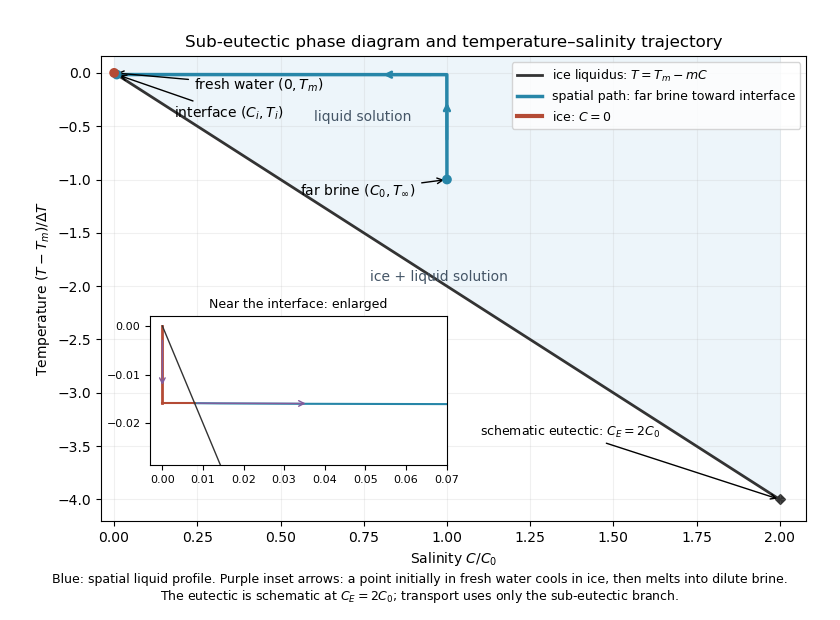

Source code (Python):
"""Temperature-salinity trajectories for Paper 71's declared diffusion model.
Python 3.14.4, matplotlib 3.10.7, numpy 2.3.5.
Requires adjacent paper-71-fields.py. PNG output is a cwd basename.
"""
from pathlib import Path
import importlib.util,os,tempfile,sys
sys.dont_write_bytecode=True
spec=importlib.util.spec_from_file_location('paper71_fields',Path(__file__).with_name('paper-71-fields.py'))
fields=importlib.util.module_from_spec(spec);spec.loader.exec_module(fields)

def main():
    cache=None
    if 'MPLCONFIGDIR' not in os.environ:
        cache=tempfile.TemporaryDirectory(prefix='paper-71-mpl-')
        os.environ['MPLCONFIGDIR']=cache.name
    import matplotlib
    matplotlib.use('Agg')
    import matplotlib.pyplot as plt
    import numpy as np
    m=fields.solve_model()
    fig,ax=plt.subplots(figsize=(8.4,6.2),dpi=100,facecolor='white')
    C=np.linspace(0,2,300);ax.plot(C,-m['R']*C,color='#333',lw=2,label='ice liquidus: $T=T_m-mC$')
    ax.fill_between(C,-m['R']*C,.15,color='#edf5fa',zorder=-1)
    ax.text(.6,-.45,'liquid solution',color='#456')
    ax.text(.77,-1.95,'ice + liquid solution',color='#456')
    us=np.concatenate([np.linspace(-4,-.003,800),np.linspace(-.003,m['a'],700)])
    cs=[fields.concentration(float(u)/m['eps'],m) for u in us]
    ts=[fields.temperature(float(u),m) for u in us]
    ax.plot(cs,ts,color='#2786a8',lw=2.5,label='spatial path: far brine toward interface')
    ax.plot([m['c'],0],[-m['theta'],-m['theta']],color='#b44b35',lw=2)
    ax.plot([0,0],[-m['theta'],0],color='#b44b35',lw=3,label='ice: $C=0$')
    ax.scatter([1,m['c'],0],[ -1,-m['theta'],0],color=['#2786a8','#2786a8','#b44b35'],zorder=5)
    ax.annotate('far brine $(C_0,T_\\infty)$',xy=(1,-1),xytext=(.56,-1.15),arrowprops=dict(arrowstyle='->'),fontsize=10)
    ax.annotate('interface $(C_i,T_i)$',xy=(m['c'],-m['theta']),xytext=(.18,-.42),arrowprops=dict(arrowstyle='->'),fontsize=10)
    ax.annotate('fresh water $(0,T_m)$',xy=(0,0),xytext=(.24,-.16),arrowprops=dict(arrowstyle='->'),fontsize=10)
    ax.annotate('',xy=(.8,-.017),xytext=(.96,-.017),arrowprops=dict(arrowstyle='->',color='#2786a8',lw=2))
    ax.annotate('',xy=(1,-.25),xytext=(1,-.65),arrowprops=dict(arrowstyle='->',color='#2786a8',lw=2))
    ins=ax.inset_axes([.07,.12,.42,.32])
    local=np.linspace(-.002,m['a'],400)
    ins.plot([fields.concentration(float(u)/m['eps'],m) for u in local],[fields.temperature(float(u),m) for u in local],color='#2786a8')
    ins.plot([0,m['c']],[-m['theta'],-m['theta']],color='#b44b35')
    ins.plot([0,0],[0,-m['theta']],color='#b44b35',lw=2)
    ins.plot([0,.045],[0,-m['R']*.045],color='#333',lw=1)
    ins.annotate('',xy=(0,-m['theta']*.8),xytext=(0,-m['theta']*.15),arrowprops=dict(arrowstyle='->',color='#825b9c'))
    ins.annotate('',xy=(.036,-m['theta']-.00006),xytext=(m['c'],-m['theta']),arrowprops=dict(arrowstyle='->',color='#825b9c'))
    ins.set(xlim=(-.003,.07),ylim=(-m['theta']*1.8,.002),title='Near the interface: enlarged')
    ins.tick_params(labelsize=8);ins.title.set_size(9)
    ax.scatter([2],[-4],marker='D',color='#333',s=25)
    ax.annotate('schematic eutectic: $C_E=2C_0$',xy=(2,-4),xytext=(1.1,-3.4),arrowprops=dict(arrowstyle='->'),fontsize=9)
    ax.set(xlim=(-.04,2.08),ylim=(-4.2,.16),xlabel='Salinity $C/C_0$',ylabel='Temperature $(T-T_m)/\\Delta T$',title='Sub-eutectic phase diagram and temperature–salinity trajectory')
    ax.legend(loc='upper right',fontsize=9)
    ax.grid(alpha=.18)
    fig.text(.5,.032,'Blue: spatial liquid profile. Purple inset arrows: a point initially in fresh water cools in ice, then melts into dilute brine.\nThe eutectic is schematic at $C_E=2C_0$; transport uses only the sub-eutectic branch.',ha='center',fontsize=9)
    fig.subplots_adjust(left=.12,right=.96,bottom=.16,top=.91)
    fig.savefig('paper-71-phase-trajectory.png',dpi=100,facecolor='white',transparent=False)
    plt.close(fig)
    if cache:cache.cleanup()
if __name__=='__main__':main()
